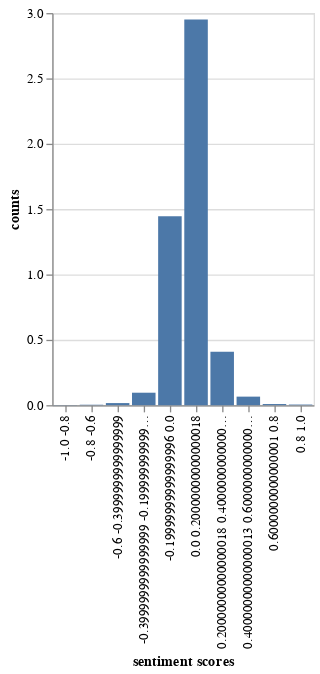

Write notebook code for a chart like this one.
### Code cell
chart5 = (
    alt.Chart(data3)
    .mark_bar()
    .encode(x=alt.X("sentiment scores", sort=labels), y="counts")
)
chart5.save(".\\plots\\01\\review_sentiments_with_negation.html")
chart5
# (0.0, 0.20000000000000018) -> neutral is the majority

### Figure 1 — Vega-Lite specification as saved in the notebook (floating-point values rounded to 4 significant figures)
{"config": {"view": {"continuousWidth": 400, "continuousHeight": 300}}, "data": {"name": "data-5b51f8dc05bd7c9133afc2787a7aa846"}, "mark": "bar", "encoding": {"x": {"field": "sentiment scores", "sort": ["-1.0 -0.8", "-0.8 -0.6", "-0.6 -0.3999999999999999", "-0.3999999999999999 -0.19999999999999996", "-0.19999999999999996 0.0", "0.0 0.20000000000000018", "0.20000000000000018 0.40000000000000013", "0.40000000000000013 0.6000000000000001", "0.6000000000000001 0.8", "0.8 1.0"], "type": "nominal"}, "y": {"field": "counts", "type": "quantitative"}}, "$schema": "https://vega.github.io/schema/vega-lite/v4.17.0.json", "datasets": {"data-5b51f8dc05bd7c9133afc2787a7aa846": [{"sentiment scores": "-1.0 -0.8", "counts": 0.001333}, {"sentiment scores": "-0.8 -0.6", "counts": 0.003333}, {"sentiment scores": "-0.6 -0.3999999999999999", "counts": 0.016}, {"sentiment scores": "-0.3999999999999999 -0.19999999999999996", "counts": 0.09533}, {"sentiment scores": "-0.19999999999999996 0.0", "counts": 1.446}, {"sentiment scores": "0.0 0.20000000000000018", "counts": 2.951}, {"sentiment scores": "0.20000000000000018 0.40000000000000013", "counts": 0.408}, {"sentiment scores": "0.40000000000000013 0.6000000000000001", "counts": 0.06533}, {"sentiment scores": "0.6000000000000001 0.8", "counts": 0.008667}, {"sentiment scores": "0.8 1.0", "counts": 0.004667}]}}
